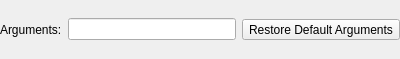
<?xml version="1.0" encoding="UTF-8"?>
<ui version="4.0">
 <class>WinRt::Internal::WinRtPackageDeploymentStepWidget</class>
 <widget class="QWidget" name="WinRt::Internal::WinRtPackageDeploymentStepWidget">
  <property name="geometry">
   <rect>
    <x>0</x>
    <y>0</y>
    <width>400</width>
    <height>59</height>
   </rect>
  </property>
  <layout class="QHBoxLayout" name="horizontalLayout">
   <property name="leftMargin">
    <number>0</number>
   </property>
   <property name="topMargin">
    <number>0</number>
   </property>
   <property name="rightMargin">
    <number>0</number>
   </property>
   <property name="bottomMargin">
    <number>0</number>
   </property>
   <item>
    <widget class="QLabel" name="label">
     <property name="text">
      <string>Arguments:</string>
     </property>
    </widget>
   </item>
   <item>
    <widget class="QLineEdit" name="leArguments"/>
   </item>
   <item>
    <widget class="QToolButton" name="btnRestoreDefaultArgs">
     <property name="text">
      <string>Restore Default Arguments</string>
     </property>
    </widget>
   </item>
  </layout>
 </widget>
 <resources/>
 <connections/>
</ui>
